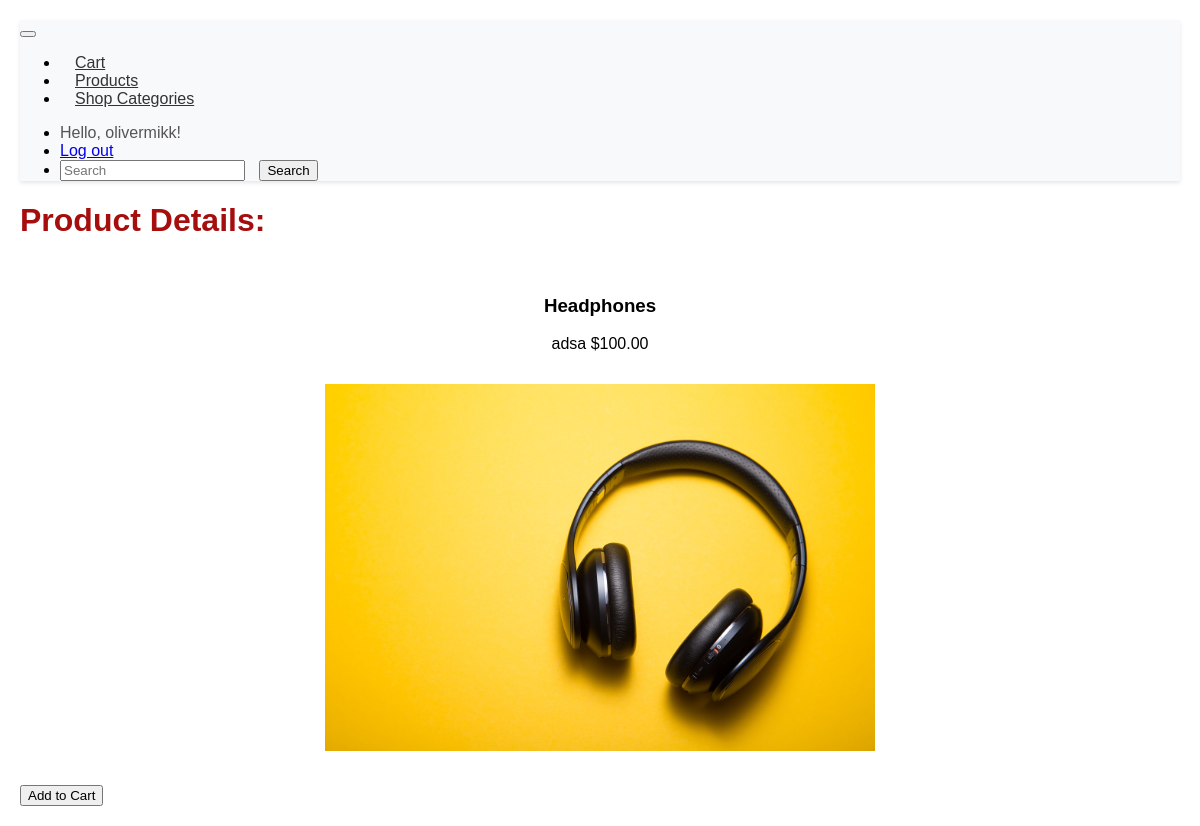
The app's page /shop/productDetails/Headphones/ (signed in) with its own data.
### shop/models.py (models this page shows, shortened)
class Product(models.Model):
    name = models.SlugField(max_length=255, unique=True)
    description = models.TextField()
    price = models.DecimalField(max_digits=10, decimal_places=2)
    category = models.ForeignKey(Category, on_delete=models.CASCADE)
    image = models.ImageField(upload_to='images', null=True)

### shop/views.py (the view)
# urls.py: path('productDetails/<path:name>/', views.productDetails, name='productDetails'),
def productDetails(request, name):
    qs = get_object_or_404(Product, name=name)
    context = {
        'object': qs
    }
    return render(request, "shop/productDetails.html", context)

### shop/templates/shop/productDetails.html (shortened to what this page needs)
{% load static %}
<!DOCTYPE html>
<html lang="en">
<head>
    <link rel="stylesheet" type="text/css" href="{% static 'css/style.css' %}">
</head>
<body>
    {% include 'shop/navBar.html' %}
    <h1>Product Details:</h1>
    <div class="product-item-solo">
        <h3>{{ object.name }}</h3>
        <p>{{ object.description }} ${{ object.price }}</p>
        <div class="product-item-solo img">
            <img alt="" src="{{ object.image.url }}">
        </div>
    </div>
    <form method="post" action="{% url 'shop:add_to_cart' name=object.name %}">
        <button type="submit">Add to Cart</button>
    </form>
</body>
</html>

### shop/templates/shop/navBar.html (shortened to what this page needs)
{% load static %}
<link rel="stylesheet" type="text/css" href="{% static 'css/style.css' %}">
<nav class="navbar navbar-expand-lg navbar-light bg-light">
    <div class="container">
      <button class="navbar-toggler" type="button" data-toggle="collapse" data-target="#navbarNav"
        aria-controls="navbarNav" aria-expanded="false" aria-label="Toggle navigation">
      </button>
      <div class="collapse navbar-collapse" id="navbarNav">
        <ul class="navbar-nav mr-auto">
          <li class="nav-item">
            <a class="nav-link" href="{% url 'shop:cart' %}">Cart</a>
          </li>
          <li class="nav-item">
            <a class="nav-link" href="{% url 'shop:products' %}">Products</a>
          </li>
          <li class="nav-item dropdown">
            <a class="nav-link dropdown-toggle" href="#" id="navbarDropdown" role="button"
              data-toggle="dropdown" aria-haspopup="true" aria-expanded="false">
              Shop Categories
            </a>
          </li>
        </ul>
        <ul class="navbar-nav">
          {% if user.is_authenticated %}
            <li class="nav-item">
              <span class="navbar-text">Hello, {{ user.username }}!</span>
            </li>
            <li class="nav-item">
              <a href="{% url 'home' %}?next=/">Log out</a>
            </li>
          {% endif %}
          <li class="nav-item">
            <form class="form-inline my-2 my-lg-0">
              <input class="form-control mr-sm-2" type="search" placeholder="Search" aria-label="Search">
              <button class="btn btn-outline-success my-2 my-sm-0" type="submit">Search</button>
            </form>
          </li>
        </ul>
      </div>
    </div>
  </nav>

### static/css/style.css (style rules this page uses)
body { font-family: 'Arial', sans-serif; margin: 20px; }
h1 { color: #a60e0e; }
.product-item-solo { padding: 15px; text-align: center; grid-template-columns: auto auto auto auto auto auto; box-sizing: border-box; }
.product-item-solo img { max-width: 50%; height: auto; }
.navbar { background-color: #f8f9fa; box-shadow: 0 2px 4px rgba(0, 0, 0, 0.1); }
.navbar-nav { margin-left: auto; }
.navbar-nav .nav-link { color: #333; padding: 8px 15px; }
.navbar-text { margin-right: 15px; color: #555; }
.form-inline input, .form-inline button { margin-right: 10px; }

### records on screen
Product: name "Headphones", description "adsa", price "100.00", image (picture)

### other values on screen
{{ user.username }} "olivermikk"
